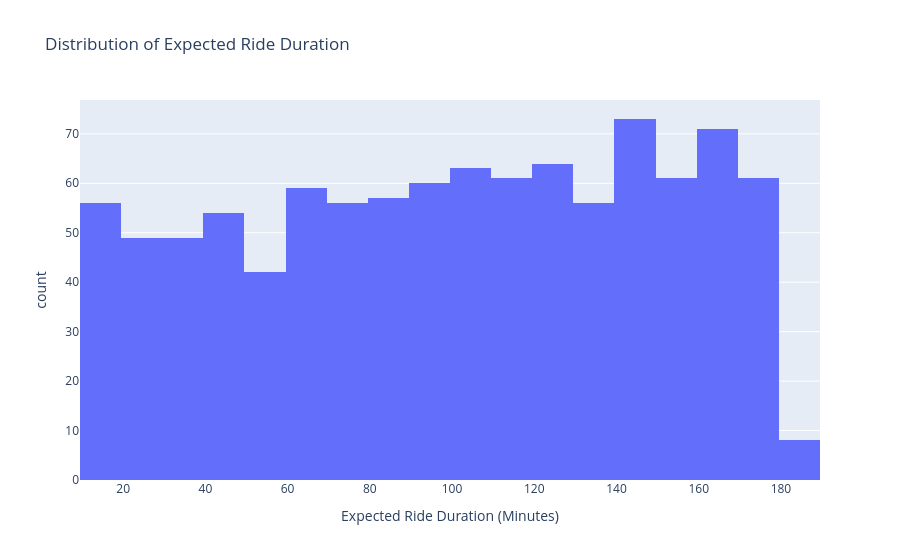

Notebook code cell kept with this figure:
### Markdown cell above
Expected Ride Duration

### Code cell
fig = px.histogram(
    df,
    x='Expected_Ride_Duration',
    nbins=20,
    title='Distribution of Expected Ride Duration',
    labels={'Expected_Ride_Duration': 'Expected Ride Duration (Minutes)'}
)

fig.show()

### Figure 1 — Plotly figure (JSON) as saved in the notebook; plotly's stock layout.template omitted (floating-point values rounded to 4 significant figures; data arrays with more than 128 entries replaced by an {"elided": "..."} marker saying what was removed)
{"data": [{"alignmentgroup": "True", "bingroup": "x", "hovertemplate": "Expected Ride Duration (Minutes)=%{x}<br>count=%{y}<extra></extra>", "legendgroup": "", "marker": {"color": "#636efa", "pattern": {"shape": ""}}, "name": "", "nbinsx": 20, "offsetgroup": "", "orientation": "v", "showlegend": false, "type": "histogram", "x": {"elided": "1000 int values"}, "xaxis": "x", "yaxis": "y"}], "layout": {"barmode": "relative", "legend": {"tracegroupgap": 0}, "title": {"text": "Distribution of Expected Ride Duration"}, "xaxis": {"anchor": "y", "domain": [0, 1], "title": {"text": "Expected Ride Duration (Minutes)"}}, "yaxis": {"anchor": "x", "domain": [0, 1], "title": {"text": "count"}}}}
